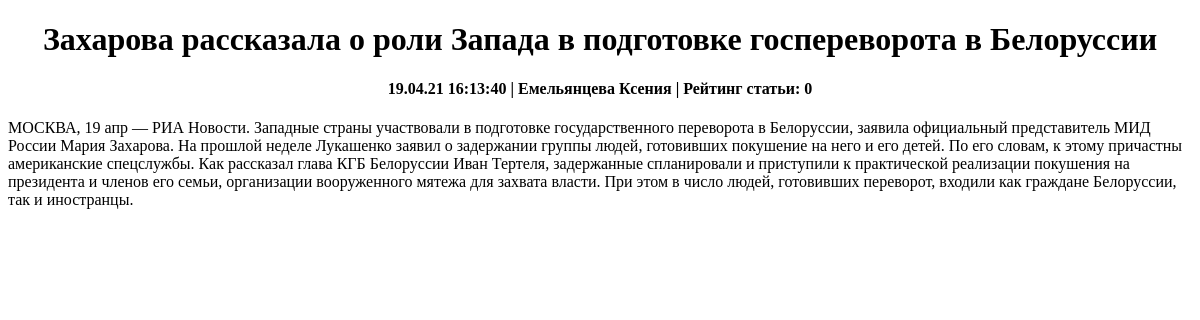
The app's page /news/119, older data.
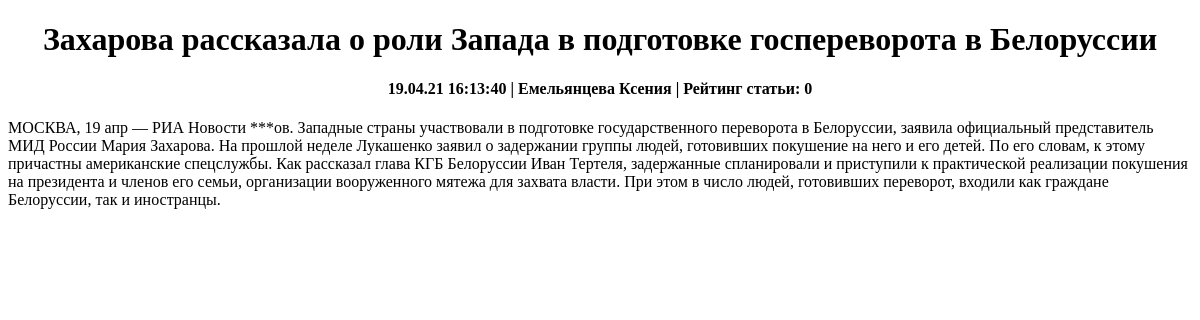
The same page, newer data.
### news/models.py (models this page shows, shortened)
class Post(models.Model):
    authorID = models.ForeignKey(Author, on_delete=models.CASCADE, related_name='authorposts')
    type = models.CharField(max_length=2, choices=CONTENT, default='NW')
    createdAt = models.DateTimeField(auto_now_add=True)
    heading = models.CharField(max_length=255)
    content = models.TextField()
    rating = models.IntegerField(default=0)
    categories = models.ManyToManyField(Category, through='PostCategory')

class Author(models.Model):
    userID = models.OneToOneField(User, on_delete=models.CASCADE)
    rating = models.IntegerField(default=0)

### news/views.py (the view)
# urls.py: path('<int:pk>', PostDetail.as_view()),
class PostDetail(DetailView):
    model = Post  # модель всё та же, но мы хотим получать детали конкретно отдельного товара
    template_name = 'post.html'  # название шаблона будет product.html
    context_object_name = 'post'  # название объекта. в нём будет

### news/templatetags/custom_filters.py (called while the page is built)
@register.filter(name='Censor')
def Censor(value):
    res = value
    if isinstance(value, str):
        for word in bad_words:
            res = str(res).replace(word, '***')
        return res

### templates/post.html (shortened to what this page needs)
{% extends 'default.html' %}
{% load custom_filters %}
{% block content %}
<h1 style="text-align: center;">{{ post.heading|Censor }}</h1>
<h4 style="text-align: center;">{{ post.createdAt|date:'d.m.y H:i:s' }} | {{ post.authorID.userID.last_name }} {{ post.authorID.userID.first_name }} | Рейтинг статьи: {{ post.rating }}</h4>
<p>
{{ post.content|Censor }}
</p>
{% endblock content %}

Row changes from the older to the newer data that the page shows:
changed Post "Захарова рассказала о роли Запада в подготовке госпереворота в Белоруссии": content|Censor "…19 апр — РИА Новости. Западные страны участвовали в…" → "…19 апр — РИА Новости ***ов. Западные страны участвовали в…"
